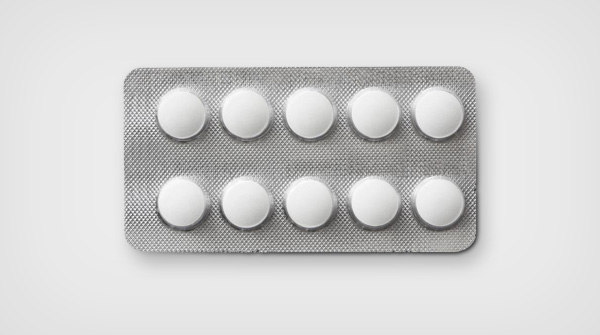
#> input picture img/remedio5.jpg, 600 x 335 px
$ python 'remedy 3.1.py'
#> lines starting #> are read from the running program, lines starting #| are printed output that depends on the picture; after the words box and inside, x2 and y2 are one past the last pixel; in counts of white or black regions, pixels touching at a corner belong together
import cv2
from funcoes import limites_hsv

img = cv2.imread("../../img/remedio5.jpg")
#> img is the input picture: shape (335, 600, 3); mean B, G, R 210, 210.3, 210.5
img_cinza = cv2.cvtColor(img, cv2.COLOR_BGR2GRAY)

metodo = cv2.THRESH_BINARY_INV
limiar, img_bin = cv2.threshold(img_cinza, 190, 255, metodo)
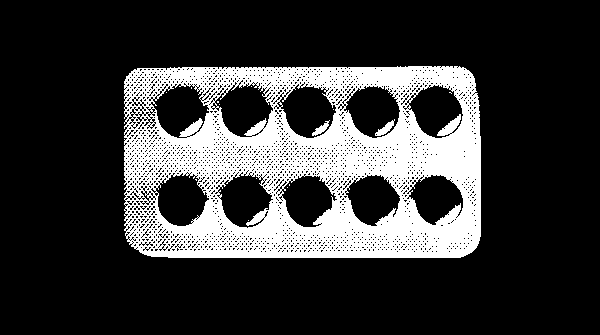
#> img_bin: shape (335, 600); 21.8% white; 15 white regions (12 under 20 px), largest, box (x1, y1, x2, y2) and area: (124, 66, 481, 258) 43569, (375, 119, 395, 136) 130, (312, 120, 330, 136) 106
cv2.imshow("bin", img_bin)

ee = cv2.getStructuringElement(cv2.MORPH_ELLIPSE,(3,3))
img_dilatada = cv2.dilate(img_bin, ee, iterations=5)
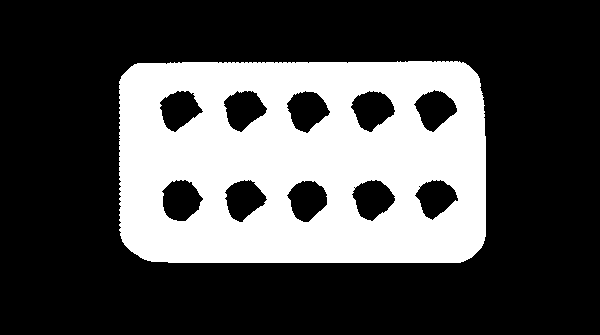
#> img_dilatada: shape (335, 600); 30.4% white; 1 white region, box (x1, y1, x2, y2) and area: (119, 61, 486, 263) 61120
img_erosada=cv2.erode(img_bin, ee, iterations=5)
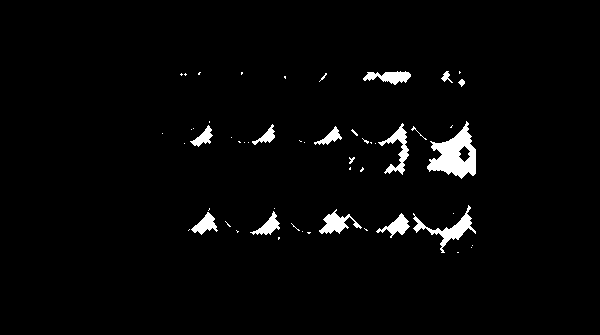
#> img_erosada: shape (335, 600); 2.6% white; 54 white regions (39 under 20 px), largest, box (x1, y1, x2, y2) and area: (427, 121, 476, 179) 1448, (413, 205, 476, 253) 663, (378, 123, 409, 175) 484
cv2.imshow("imagem erosada", img_erosada)
contornos = cv2.Canny(img_erosada, 70, 100)
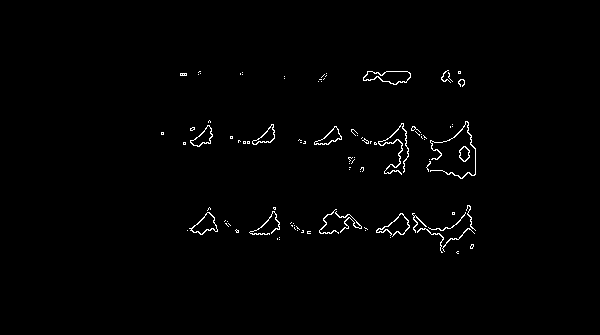
#> contornos: shape (335, 600); 1.1% white in thin lines or dots, all inside (x1, y1, x2, y2) = (161, 70, 476, 254)
cv2.imshow("imagem contorno", contornos)
graos, hierarquia = cv2.findContours(contornos, cv2.RETR_TREE, cv2.CHAIN_APPROX_SIMPLE)
#> graos = 123 contours, 103 with area under 20; largest, box (x1, y1, x2, y2) and area: (363, 71, 411, 85) 409, (363, 71, 411, 85) 371, (189, 212, 218, 235) 307, (191, 212, 218, 235) 269, (190, 125, 213, 147) 222

print(f"A imagem possui {len(graos)} remédios")
#| A imagem possui 123 remédios

frase = f"A imagem possui {len(graos)} graos"
#> frase = 'A imagem possui 123 graos'
texto = cv2.putText(img,frase, (10, 20), cv2.FONT_HERSHEY_SIMPLEX, 1, (200, 10, 255))
img_final = cv2.drawContours(img, graos,-1, (255,0,150), 2)
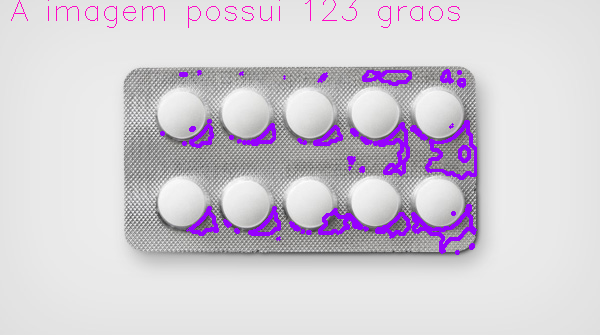
#> img_final: shape (335, 600, 3); mean B, G, R 214.1, 205.3, 211.3
cv2.imshow("resultado", img_final)
cv2.waitKey()

$ run again, with img/remedio4.jpg copied over img/remedio5.jpg
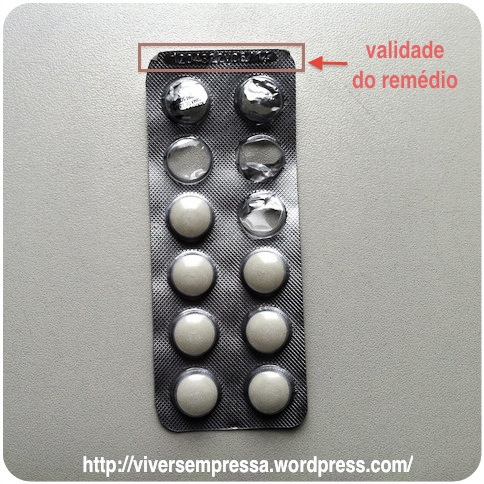
#> input picture img/remedio4.jpg, 484 x 484 px
#> img is the input picture: shape (484, 484, 3); mean B, G, R 159.1, 162.8, 164
#> `limiar, img_bin = cv2.threshold(img_cinza, 190, 255, metodo)`:
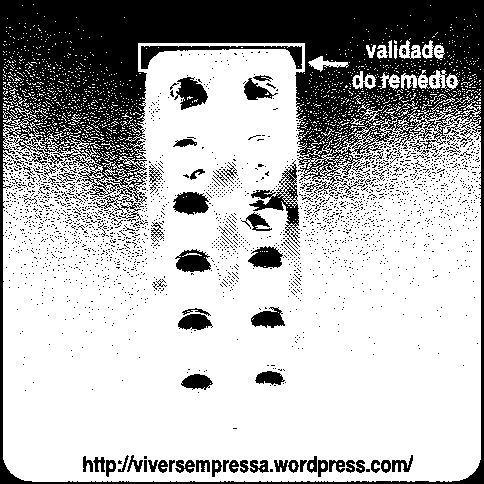
#> img_bin: shape (484, 484); 70.9% white; 2380 black regions (2312 under 20 px), largest, box (x1, y1, x2, y2) and area: (0, 0, 484, 484) 52816, (249, 160, 300, 247) 1092, (141, 46, 302, 69) 976
#> img_dilatada: shape (484, 484); 92% white; 46 black regions (27 under 20 px), largest, box (x1, y1, x2, y2) and area: (0, 0, 484, 79) 17113, (178, 197, 204, 210) 185, (0, 465, 19, 484) 152
#> img_erosada: shape (484, 484); 38.5% white; 106 white regions (89 under 20 px), largest, box (x1, y1, x2, y2) and area: (8, 210, 476, 477) 77276, (148, 54, 294, 198) 9769, (150, 56, 212, 99) 1301
#> contornos: shape (484, 484); 4.2% white in thin lines or dots, all inside (x1, y1, x2, y2) = (7, 53, 477, 478)
#> graos = 370 contours, 232 with area under 20; largest, box (x1, y1, x2, y2) and area: (238, 69, 283, 115) 1192, (238, 69, 283, 105) 1134, (245, 301, 302, 333) 1129, (172, 303, 218, 338) 1093, (245, 301, 302, 333) 1072
#| A imagem possui 370 remédios
#> frase = 'A imagem possui 370 graos'
#> `img_final = cv2.drawContours(img, graos,-1, (255,0,150), 2)`:
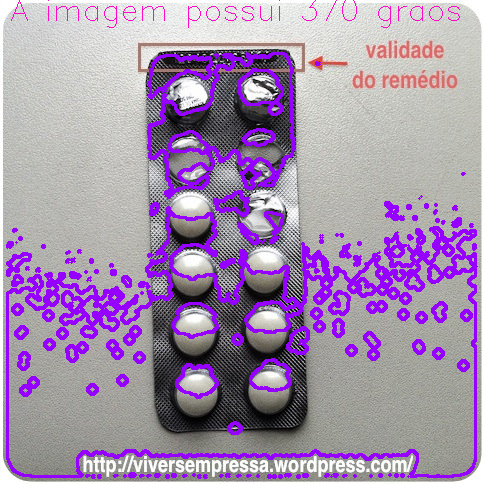
#> img_final: shape (484, 484, 3); mean B, G, R 174.6, 144.6, 165.8
